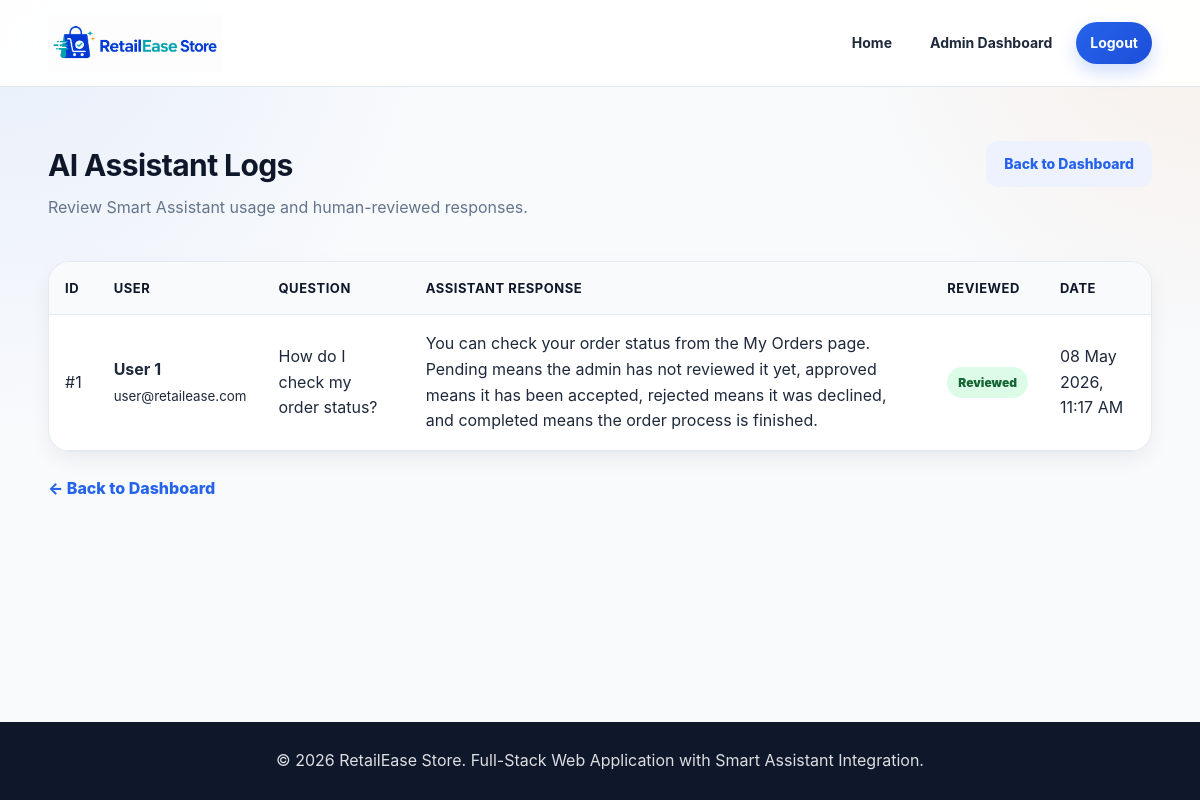
Page /admin/ai_logs.php (signed in) on the committed database.
### tables this page shows
CREATE TABLE `ai_logs` (
  `id` int(11) NOT NULL,
  `user_id` int(11) DEFAULT NULL,
  `question` text NOT NULL,
  `assistant_response` text NOT NULL,
  `reviewed_by_user` tinyint(1) DEFAULT 1,
  `created_at` timestamp NOT NULL DEFAULT current_timestamp()
);

CREATE TABLE `users` (
  `id` int(11) NOT NULL,
  `name` varchar(100) NOT NULL,
  `email` varchar(150) NOT NULL,
  `password` varchar(255) NOT NULL,
  `role` enum('admin','user') NOT NULL DEFAULT 'user',
  `created_at` timestamp NOT NULL DEFAULT current_timestamp(),
  `updated_at` timestamp NOT NULL DEFAULT current_timestamp() ON UPDATE current_timestamp()
);

### admin/ai_logs.php (the view, shortened to what this page needs)
<?php
require_once '../config/database.php';
$stmt = $pdo->query("
    SELECT
        ai_logs.*,
        users.name AS user_name,
        users.email AS user_email
    FROM ai_logs
    LEFT JOIN users ON ai_logs.user_id = users.id
    ORDER BY ai_logs.created_at DESC
");
$logs = $stmt->fetchAll(PDO::FETCH_ASSOC);
?>
<?php include '../includes/header.php'; ?>
<section class="section">
    <div class="container">
        <div class="page-header">
            <div>
                <h2>AI Assistant Logs</h2>
                <p>Review Smart Assistant usage and human-reviewed responses.</p>
            </div>
            <a href="dashboard.php" class="btn btn-light">Back to Dashboard</a>
        </div>
        <div class="table-wrapper">
            <table class="data-table">
                <thead>
                    <tr>
                        <th>ID</th>
                        <th>User</th>
                        <th>Question</th>
                        <th>Assistant Response</th>
                        <th>Reviewed</th>
                        <th>Date</th>
                    </tr>
                </thead>
                <tbody>
                    <?php if (count($logs) > 0): ?>
                        <?php foreach ($logs as $log): ?>
                            <tr>
                                <td>#<?php echo $log['id']; ?></td>
                                <td>
                                    <?php if (!empty($log['user_name'])): ?>
                                        <strong><?php echo htmlspecialchars($log['user_name']); ?></strong>
                                        <br>
                                        <small><?php echo htmlspecialchars($log['user_email']); ?></small>
                                    <?php else: ?>
                                        <span class="muted-text">Deleted user</span>
                                    <?php endif; ?>
                                </td>
                                <td><?php echo htmlspecialchars($log['question']); ?></td>
                                <td><?php echo htmlspecialchars($log['assistant_response']); ?></td>
                                <td>
                                    <?php if ($log['reviewed_by_user']): ?>
                                        <span class="badge badge-completed">Reviewed</span>
                                    <?php else: ?>
                                        <span class="badge badge-rejected">Not Reviewed</span>
                                    <?php endif; ?>
                                </td>
                                <td><?php echo date('d M Y, h:i A', strtotime($log['created_at'])); ?></td>
                            </tr>
                        <?php endforeach; ?>
                    <?php else: ?>
                        <tr>
                            <td colspan="6" class="empty-state">No Smart Assistant logs found yet.</td>
                        </tr>
                    <?php endif; ?>
                </tbody>
            </table>
        </div>
        <div class="back-link">
            <a href="dashboard.php">← Back to Dashboard</a>
        </div>
    </div>
</section>
<?php include '../includes/footer.php'; ?>

### assets/css/style.css (style rules this page uses)
:root { --primary: #2563eb; --primary-dark: #1d4ed8; --secondary: #14b8a6; --accent: #f97316; --danger: #dc2626; --success: #16a34a; --warning: #f59e0b; --dark: #0f172a; --text: #1e293b; --muted: #64748b; --border: #e2e8f0; --soft-bg: #f8fafc; --white: #ffffff; --shadow-sm: 0 8px 20px rgba(15, 23, 42, 0.06); --shadow-md: 0 18px 45px rgba(15, 23, 42, 0.10); --radius: 18px; }
* { box-sizing: border-box; }
html { scroll-behavior: smooth; }
body { margin: 0; font-family: Inter, Segoe UI, Arial, Helvetica, sans-serif; background: radial-gradient(circle at top left, rgba(37, 99, 235, 0.08), transparent 30%), radial-gradient(circle at top right, rgba(249, 115, 22, 0.08), transparent 25%), var(--soft-bg); color: var(--text); line-height: 1.6; min-height: 100vh; display: flex; flex-direction: column; }
.container { width: min(1180px, 92%); margin: auto; }
a { color: inherit; }
.section { padding: 54px 0; }
.section h2 { font-size: 30px; margin: 0 0 12px; letter-spacing: -0.6px; color: var(--dark); }
.section p { color: var(--muted); }
.card, .dashboard-card, .product-card, .assistant-card, .assistant-response, .empty-card, .form-box, .details-card, .table-wrapper, .filter-form { background: rgba(255, 255, 255, 0.95); border: 1px solid rgba(226, 232, 240, 0.9); box-shadow: var(--shadow-sm); }
button, .btn { background: linear-gradient(135deg, var(--primary), var(--primary-dark)); color: #ffffff; border: none; padding: 12px 18px; border-radius: 12px; cursor: pointer; text-decoration: none; display: inline-flex; align-items: center; justify-content: center; gap: 8px; font-weight: 800; font-size: 14px; transition: 0.2s ease; box-shadow: 0 8px 18px rgba(37, 99, 235, 0.18); }
.btn-light { background: #eef2ff; color: var(--primary) !important; box-shadow: none; }
.form-link a, .back-link a { color: var(--primary); font-weight: 800; text-decoration: none; }
.page-header { display: flex; align-items: flex-start; justify-content: space-between; gap: 22px; margin-bottom: 24px; }
.page-header h2 { margin-bottom: 6px; }
.page-header p { margin-top: 0; }
.table-wrapper { overflow-x: auto; border-radius: 22px; }
.data-table { width: 100%; border-collapse: collapse; min-width: 850px; }
.data-table th, .data-table td { padding: 16px; border-bottom: 1px solid var(--border); text-align: left; vertical-align: middle; }
.data-table th { background: #f8fafc; color: var(--dark); font-size: 13px; text-transform: uppercase; letter-spacing: 0.04em; }
.badge { display: inline-flex; align-items: center; justify-content: center; padding: 6px 11px; border-radius: 999px; font-size: 12px; font-weight: 900; white-space: nowrap; }
.badge-success, .badge-completed { background: #dcfce7; color: #166534; }
.back-link { margin-top: 24px; }

### rows in the picture
ai_logs: id "1", user.name "User 1", user.email "user@retailease.com", question "How do I check my order status?", assistant_response "You can check your order status from the My Orders page. Pending means the admin has not reviewed it yet, approved means it has been accepted, rejected means it was declined, and completed means the order process is finished.", reviewed_by_user "Reviewed", created_at "08 May 2026, 11:17 AM"
